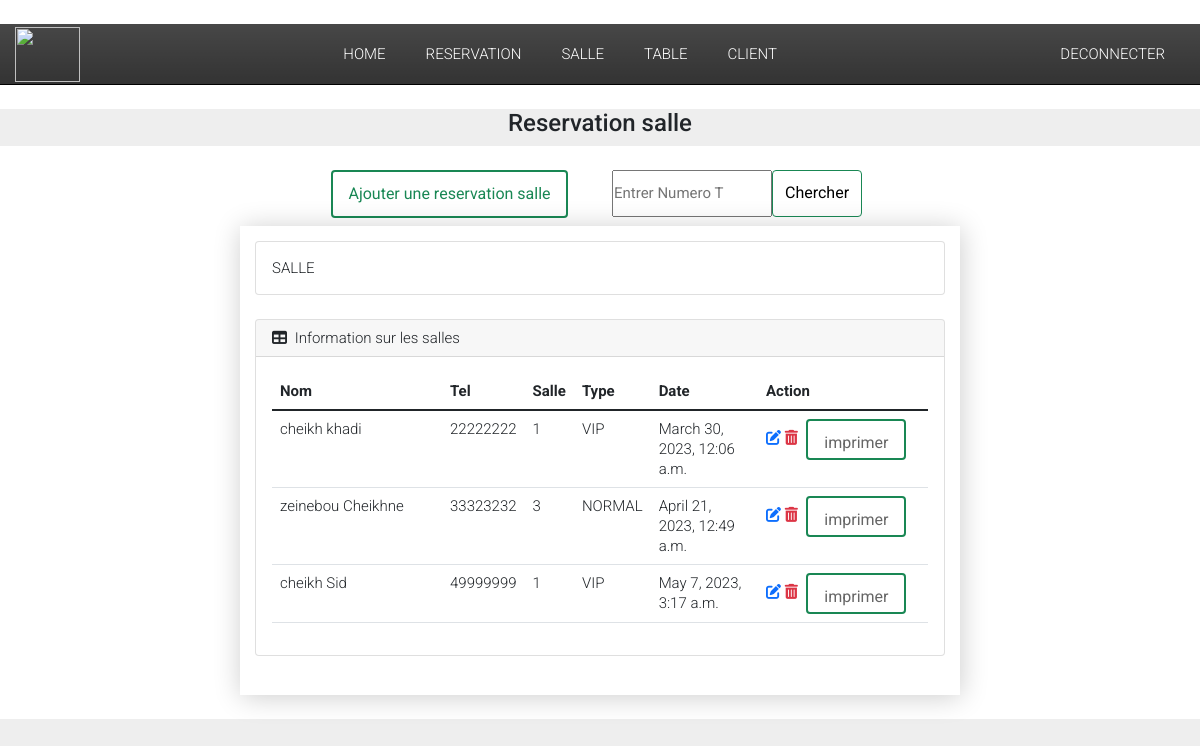
The app's page /reservation_salle/ (signed in) with its own data.
### Reservation/models.py (models this page shows, shortened)
class Reservation_salle(models.Model):
    Evenement_TYPE_salle = (
        ('anniversaire', 'anniversaire'),
        ('reunion_daffaire', 'reunion_daffaire'),
        ('Conference', 'Conference'),
        ('fiançailles', 'fiançailles'),
        ('Mariage', 'Mariage'),
        ('autre', 'autre')
    )
    client = models.ForeignKey(Client,  on_delete=models.CASCADE)
    salle = models.ForeignKey(Salle, on_delete=models.CASCADE)
    nombre_place = models.IntegerField
    date_reservation = models.DateTimeField()
    nombre_table = models.IntegerField(default=10)
    type_evenement = models.CharField(max_length=50, choices=Evenement_TYPE_salle)
    nombre_personne_adulte = models.PositiveIntegerField(default=1)
    nombre_personne_enfant = models.PositiveIntegerField(default=1)
    chaise_enfant = models.BooleanField(default=False)
    information_sur_plats=models.CharField(max_length=500)

class Client(models.Model):
    nom = models.CharField(max_length=50)
    prenom = models.CharField(max_length=50)
    email = models.EmailField(max_length=50)
    verification = RegexValidator(regex="[1-9]{8}", message="Veuillez entrer un numero correct")
    phone_validator = RegexValidator(regex=r'^(1[1-9]|2[1-2,4,7,8]|3[1-5]|3[7-8]|4[1-9]'
                                       r'|5[1,3-5]|6[1-9]|7[1,3,4,5,7,9]'
                                       r'|8[1-9]|9[1-9]){1}[0-9]{8,9}$',
                                 message="entrer un nombre valide")
    tel = models.IntegerField(validators=[phone_validator])

class Salle(models.Model):
    SALLE_TYPE = (
        ('VIP', 'vip'),
        ('NORMAL', 'Normal')
    )
    numero = models.IntegerField()
    type = models.CharField(max_length=50, choices=SALLE_TYPE)

### Reservation/views.py (the view)
# urls.py: path('reservation_salle/',views.reservation_salle, name="reservation_salle"),
def reservation_salle(request):
    if not request.user.is_authenticated:
        return redirect('login')
    else:
        reserv_salle = Reservation_salle.objects.all()
        return render (request, 'Reservation/Reservation_salle.html',{'reserv_salle' : reserv_salle})

### Reservation/templates/Reservation/Reservation_salle.html (shortened to what this page needs)
{% extends 'Reservation/main.html' %}
{% block content%}
{% load static %}
<!DOCTYPE html>
<html lang="en">
  <head>
	<link rel="stylesheet" href="{% static 'table/css/demo.css' %}">
  </head>
  <body>
<h4><center>  Reservation salle  </center></h4>
 <main>
  <div class="row" >
    <div class="col-sm">
    </div>
    <div class="col-sm">
    <center>
    <h6 class=""><a class="btn btn-outline-success text-success border-success solid green mt-auto align-self-start" href="{% url 'choix_salle_admin' %}">Ajouter une reservation salle</a></h6>
    </center>
  </div>
  <div class="col-sm">
    <center>
        <form class="d-flex ml-3" method="POST" action="{% url 'rechercher_reservation_salle' %}" >
          <input style="width: 160px; height:47px; border-color: green text-green border-green" placeholder="Entrer Numero T"  type="number" aria-label="search" id="tel" name="tel" required>
          <button class= "btn btn-outline-success text-black border-4px solid green background-color-green" type="submit"> Chercher </button>
        </form> </center>
    </div>
    <div class="col-sm"> </div>
  </div>
<div class="row">
<section class="container cd-table-container">
  <div class="card mb-4">
    <div class="card-body">
        SALLE
    </div>
</div>
<div class="card mb-4">
    <div class="card-header">
        <i class="fas fa-table me-1"></i>
        Information sur les salles
    </div>
    <div class="card-body">
        <table  class="table table-hover">
    <thead>
      <tr>
        <th style="width: 170px;" >Nom</th>
        <th>Tel</th>
        <th>Salle</th>
        <th>Type</th>
        <th>Date </th>
        <th style="width: 170px;">Action</th>
      </tr>
    </thead>
    <tbody>
      {% for items in reserv_salle %}
      <tr>
        <td>{{items.client.nom}} {{items.client.prenom}}</td>
        <td>{{items.client.tel}}</td>
        <td>{{items.salle.numero}}</td>
        <td>{{items.salle.type}}</td>
        <td>{{items.date_reservation}}</td>
        <td><a  href="/modifier_reservation_salle/{{items.id}}/"> <i class="fas fa-edit"></i></a>
            <a class="text-danger" href="/supprimer_reservation_salle/{{items.id}}/" ><i class="fas fa-trash-alt"></i></a>
            <a href="/Billet_salle/{{items.id}}/"  class="btn btn-outline-success border-success" style="width: 100px; height:41px"> imprimer </a> </td>
        </tr>
        {% endfor %}
    </tbody>
  </table>
</div>
</section>
 </main>
  </body>
</html>
{% endblock %}

### Reservation/templates/Reservation/main.html (shortened to what this page needs)
<!DOCTYPE html>
<html>
    <head>
      <link href="https://cdn.jsdelivr.net/npm/bootstrap@5.0.2/dist/css/bootstrap.min.css" rel="stylesheet">
      <link href="https://cdn.jsdelivr.net/npm/bootstrap@5.1.3/dist/css/bootstrap.min.css" rel="stylesheet">
      <link rel="stylesheet" href="https://pro.fontawesome.com/releases/v5.10.0/css/all.css"/>
    </head>
    <body>
      {% include  'Reservation/Navbar.html' %}
      {% block content%}
      {% endblock %}
    </body>
</html>

### Reservation/templates/Reservation/Navbar.html (shortened to what this page needs)
{% load static %}
<!DOCTYPE html>
<html lang="en">
  <head>
    <link rel="stylesheet" href="{% static '/navbar/css/style.css' %} ">
	<link rel="stylesheet" href="{% static '/navbar/css/demo.css' %}">
  </head>
  <body>
 <div class="row">
 <main>
  <header class="header-area">
  <div class="navbar-area">
    <div class="container">
      <nav class="site-navbar">
        <img src="{% static '/img _reservation/res25.jpg' %}" width="65" height="55" class="d-inline-block align-text-top " alt="">
        <ul>
          <li><a href="{% url 'home'%}">home</a></li>
          <li><a href="{% url 'reservation' %}" >Reservation</a></li>
          <li><a href="{% url 'salle' %}">Salle</a></li>
          <li><a href="{% url 'table' %}" >Table</a></li>
          <li><a href="{% url 'client' %}" >Client</a></li>
        </ul>
        <ul> <li><a href="{% url 'client_home' %}">Deconnecter</a></li> </ul>
      </nav>
    </div>
  </div>
</header>
 </main>
  </body>
</html>

### static/navbar/css/style.css (style rules this page uses)
* { margin: 0; padding: 0; box-sizing: border-box; }
body { font-family: 'Open Sans', sans-serif; font-size: 14px; font-weight: 400; line-height: 20px; }
.container { width: 100%; max-width: 1440px; margin: 0 auto; padding: 0 15px; }
.header-area { background: linear-gradient(rgba(0,0,0,.3), rgba(0,0,0,.5)), url(https://images.unsplash.com/photo-1528353518104-dbd48bee7bc4?ixlib=rb-1.2.1&ixid=eyJhcHBfaWQiOjEyMDd9&auto=format&fit=crop&w=2089&q=80); background-position: center center; background-size: cover; }
.navbar-area { background: rgba(0,0,0,.6); border-bottom: 1px solid #000; }
.site-navbar { display: flex; justify-content: space-between; align-items: center; }
.site-navbar ul { margin: 0; padding: 0; list-style: none; display: flex; }
.site-navbar ul li a { color: #fff; padding: 20px; display: block; text-decoration: none; text-transform: uppercase; }

### static/card/css/demo.css (style rules this page uses)
* { margin: 0; padding: 0; }
body { font-family: 'Roboto', sans-serif; font-style: normal; font-weight: 300; font-smoothing: antialiased; -webkit-font-smoothing: antialiased; -moz-osx-font-smoothing: grayscale; font-size: 15px; background: #eee; }
a.btn { text-decoration: none; color: #666; border: 2px solid #666; padding: 10px 15px; display: inline-block; margin-left: 5px; }
.btn:before { font-family: FontAwesome; font-weight: normal; margin-right: 10px; }
main { background: #fff; padding:: 20px; }
@media only screen and (min-width: 1160px) { main { max-width: 980px; margin-left: auto; margin-right: auto; padding: 24px; } }

### static/table/css/demo.css (style rules this page uses)
* { margin: 0; padding: 0; }
body { font-family: 'Roboto', sans-serif; font-style: normal; font-weight: 300; font-smoothing: antialiased; -webkit-font-smoothing: antialiased; -moz-osx-font-smoothing: grayscale; font-size: 15px; background: #eee; }
a.btn { text-decoration: none; color: #666; border: 2px solid #666; padding: 10px 15px; display: inline-block; margin-left: 5px; }
.btn:before { font-family: FontAwesome; font-weight: normal; margin-right: 10px; }
main { padding:: 20px; }
@media only screen and (min-width: 720px) { main { max-width: 720px; margin-left: auto; margin-right: auto; padding: 24px; } }

### Reservation/templates/Reservation/Reservation_salle.html (style rules this page uses)
.cd-table-container { background: #fff; box-shadow: 1px 2px 26px rgba(0, 0, 0, 0.2); padding: 15px; max-width: 720px; }

### records on screen
Reservation_salle: client.nom "cheikh", client.prenom "khadi", client.tel "22222222", salle.numero "1", salle.type "VIP", date_reservation "March 30, 2023, 12:06 a.m."
Reservation_salle: client.nom "zeinebou", client.prenom "Cheikhne", client.tel "33323232", salle.numero "3", salle.type "NORMAL", date_reservation "April 21, 2023, 12:49 a.m."
Reservation_salle: client.nom "cheikh", client.prenom "Sid", client.tel "49999999", salle.numero "1", salle.type "VIP", date_reservation "May 7, 2023, 3:17 a.m."
